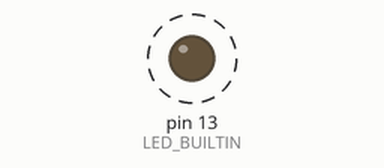
This sketch was run on a simulated Arduino Uno, built with avr-gcc and run on an emulated ATmega328P. On the bench: output pins drawn as LEDs (lit = HIGH). Dashed ring = blinking. What the sketch prints to the serial monitor is not drawn.

Above: at 0.7 s.
Timing chart, 0 to 5.1 s (numbered marks = the images above):
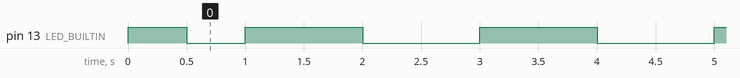

The sketch:

simple_serial_tramiter.ino
```cpp
// Code Arduino : envoie périodiquement des messages sur Serial
// Vitesse : 115200 bauds (à adapter si besoin)

unsigned long lastSend = 0;
const unsigned long interval = 1000; // envoi toutes les secondes
int counter = 0;

void setup() {
  Serial.begin(115200);
  // Optionnel : petite LED pour signaler le démarrage
  pinMode(LED_BUILTIN, OUTPUT);
  digitalWrite(LED_BUILTIN, HIGH);
  delay(500);
  digitalWrite(LED_BUILTIN, LOW);
}

void loop() {
  if (millis() - lastSend >= interval) {
    lastSend = millis();

    // Construit un message avec un compteur
    Serial.print("Message depuis Arduino #");
    Serial.println(counter); // println ajoute un '\n' à la fin

    counter++;

    // Pour bien visualiser l'envoi (facultatif)
    digitalWrite(LED_BUILTIN, !digitalRead(LED_BUILTIN));
  }
}
```

Measured:
- by itself, pin 13 (LED_BUILTIN): repeats every 2.0 s: HIGH 1.0 s, LOW 1.0 s
